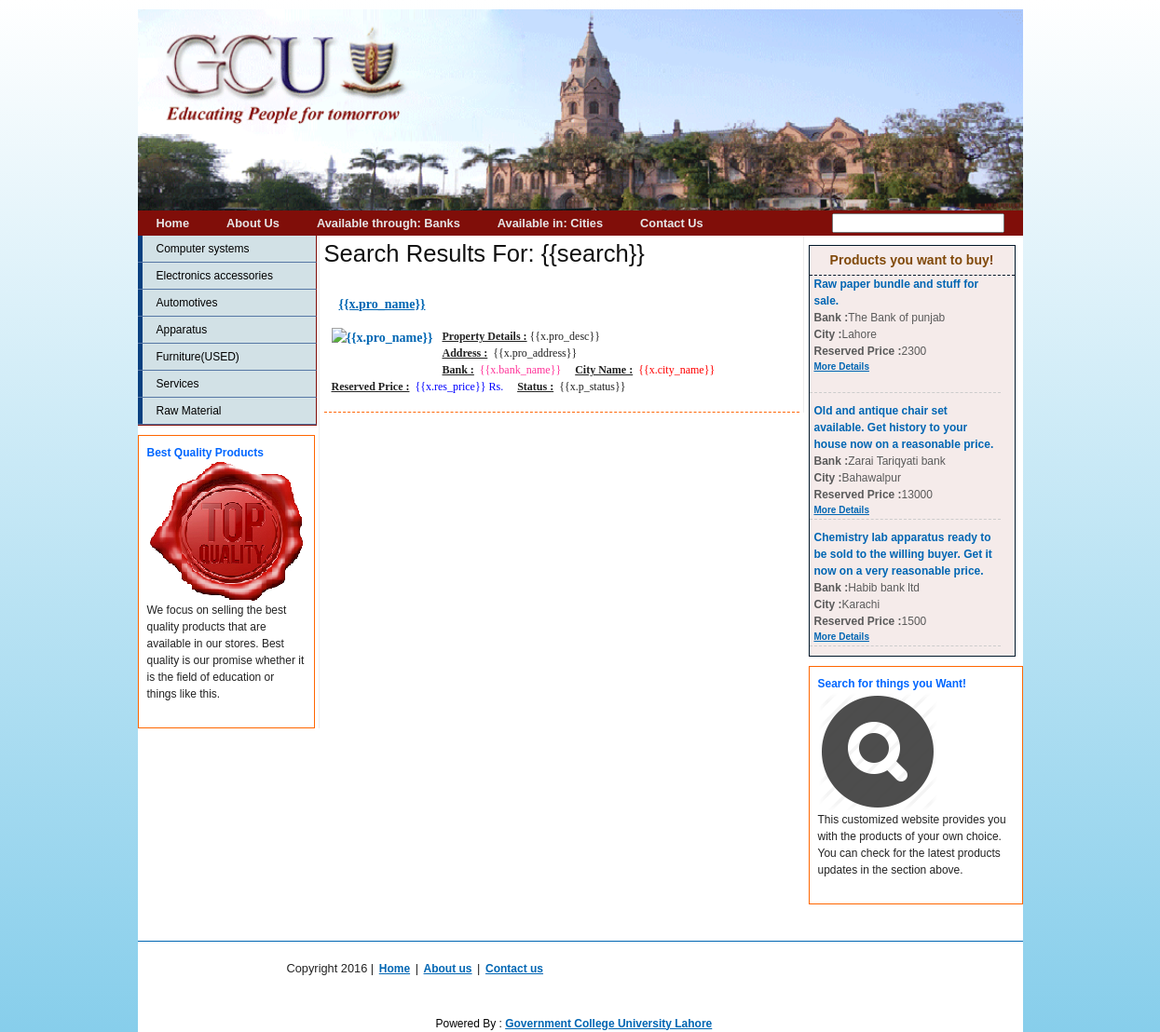
Screenshot of /search.php with the database file from the repository.
### tables this page shows
CREATE TABLE `tbl_categories` (
  `id` int(10) NOT NULL,
  `cname` varchar(100) NOT NULL
);

### library/functions.php (called while the page is built, shortened)
<?php
require_once 'common.php';
function getPropertyCategories($count=10){
	$sql = "SELECT id, cname
	        FROM tbl_categories";
    $result = dbQuery($sql);
    $rows = array();
    while ($row = dbFetchAssoc($result)) {
		extract($row);
		$rows[] = array('id'   => $id,
						'cname' => $cname,
		                'url' => create_final_url('property type',$cname,$id,'c')
					    );
	   }
	return $rows;
}
?>

### library/database.php (called while the page is built, shortened)
<?php
function dbQuery($sql)
{
	$result = mysql_query($sql) or die(mysql_error());
	return $result;
}
function dbFetchAssoc($result)
{
	return mysql_fetch_assoc($result);
}
?>

### library/common.php (called while the page is built, shortened)
<?php
require_once 'config.php';
require_once 'database.php';
function _prepare_url_text($string){
	$match_char = '#[^-a-zA-Z0-9_ ]#';
	$string = ucwords($string);
	$string = preg_replace($match_char,'',$string);
	$string = trim($string);
	$string = preg_replace('#[-_ ]+#','-',$string);
	return $string;
}
function create_final_url($category, $article_name, $article_id, $char) {
	$category = _prepare_url_text($category);
	$article_name = _prepare_url_text($article_name);
	$final_url = WEB_ROOT . $category . '/' . $article_name . '-'.$char .$article_id . '.html';
	return $final_url;
}
?>

### left.php (the view)
<?php
$rows = getPropertyCategories();
?>
<div id="navcontainer">
<ul>
<?php
for($i=0; $i<count($rows);$i++){
extract($rows[$i]);
?><li><a href="<?php echo $url; ?>" title="<?php echo $cname; ?>"><?php echo $cname; ?></a></li>
<?php } ?>
</ul>
</div>
<div id="proAdd">
<p><b>Best Quality Products</b>
<br/>
<img src="<?php echo WEB_ROOT; ?>images/res-houses.jpg" align="middle"/>We focus on selling the best quality products that are available in our stores. Best quality is our promise whether it is the field of education or things like this. <br/>
</p>
</div>

### css/screen.css (style rules this page uses)
html, body, div, span, object, iframe, h1, h2, h3, h4, h5, h6, p, blockquote, pre, a, abbr, acronym, address, code, del, dfn, em, img, q, dl, dt, dd, ol, ul, li, fieldset, form, label, legend, table, caption, tbody, tfoot, thead, tr, th, td { margin:0;padding:0;border:0;font-weight:inherit;font-style:inherit;font-size:100%;font-family:inherit;vertical-align:baseline; }
body { line-height:1.5; }
body { font-size:80%;color:#222;background:#fff;font-family: Verdana, Helvetica, sans-serif; }
p { margin:0 0 1.5em; }
a { color:#0066B3;text-decoration:underline;font-weight:bold; }
ul, ol { margin:0 1.5em 1.5em 1.5em; }
ul { list-style-type:disc; }

### css/menu.css (style rules this page uses)
div#navcontainer { width: 192px;padding: 0px;border-bottom: 1px solid #800e09;margin-bottom:10px; }
div#navcontainer ul { background-color: #e6d2e1;text-align: left;margin: 0; padding: 0px; }
div#navcontainer ul li { list-style-type: none; border-bottom: 1px solid #5577A5;border-right: 1px solid #800e09; }
div#navcontainer ul li a:link, div#navcontainer ul li a:visited { display: block;color: #000;padding: 5px 5px 5px 15px;text-decoration: none; background: #D2E1E6; margin: 0px;font-size:12px; font-weight:normal; border-left: 5px solid #094080; }
#proAdd { padding:5px; border:#ff6600 solid 1px; font-size:12px; }
#proAdd p { padding:4px; }
#proAdd b { color:#0066FF; }

### css/print.css (style rules this page uses)
body { line-height:1.5;font-family:"Helvetica Neue", Arial, Helvetica, sans-serif;color:#000;background:none;font-size:10pt; }
img { float:left;margin:1.5em 1.5em 1.5em 0; }
a:link, a:visited { background:transparent;font-weight:700;text-decoration:underline; }
a:link:after, a:visited:after { content:" (" attr(href) ") ";font-size:90%; }

### search.php (style rules this page uses)
body { margin-top:10px; background: #FFFFFF; background: -webkit-linear-gradient(#FFFFFF, #87CEEB); background: -o-linear-gradient(#FFFFFF, #87CEEB); background: -moz-linear-gradient(#FFFFFF, #87CEEB); background: linear-gradient(#FFFFFF, #87CEEB); }

### rows the page displays
tbl_categories: cname "Computer systems"
tbl_categories: cname "Electronics accessories"
tbl_categories: cname "Automotives"
tbl_categories: cname "Apparatus"
tbl_categories: cname "Furniture(USED)"
tbl_categories: cname "Services"
tbl_categories: cname "Raw Material"

### other values shown
$pro_name "Raw paper bundle and stuff for sale."
$bank_name "The Bank of punjab"
$city_name "Lahore"
$res_price "2300"
$pro_name "Old and antique chair set available. Get history to your house now on a reasonable price."
$bank_name "Zarai Tariqyati bank"
$city_name "Bahawalpur"
$res_price "13000"
$pro_name "Chemistry lab apparatus ready to be sold to the willing buyer. Get it now on a very reasonable price."
$bank_name "Habib bank ltd"
$city_name "Karachi"
$res_price "1500"
